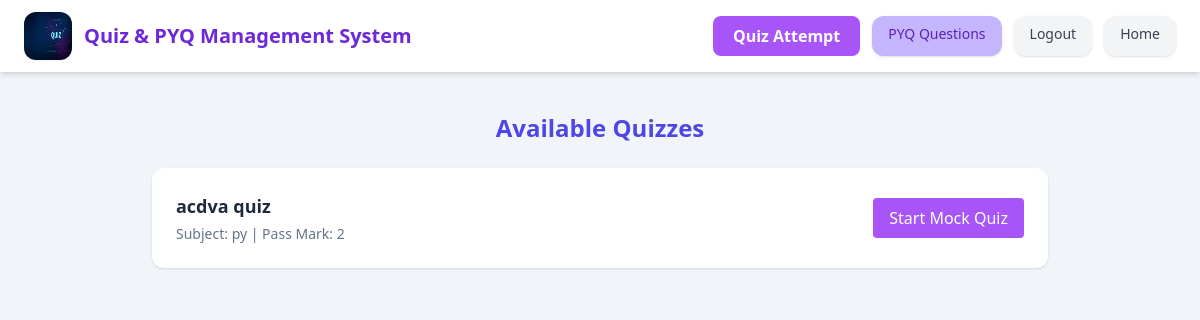
The page /student/quizzes/ on the database as committed earlier.
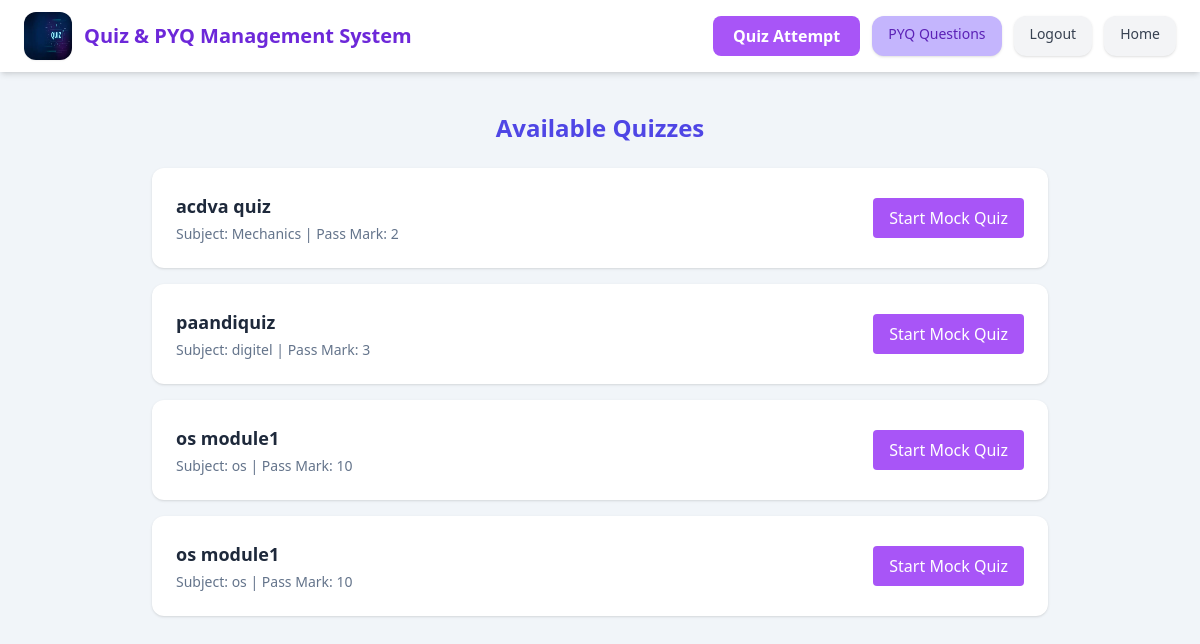
The same page on the database as committed later.
### Common/models.py (models this page shows, shortened)
class Quiz(models.Model):
    faculty = models.ForeignKey(
        FacultyRegistration,
        on_delete=models.CASCADE,
        related_name="quizzes"
    )
    subject = models.ForeignKey(
        Subject,
        on_delete=models.PROTECT
    )
    semester = models.CharField(max_length=30)
    quiz_name = models.CharField(max_length=40)
    pass_mark = models.IntegerField()

class Subject(models.Model):
    course = models.ForeignKey(
        Course,
        on_delete=models.CASCADE,
        related_name="SUBJECTS"
    )
    subject_name = models.CharField(max_length=50)
    class Meta:
        constraints = [
            models.UniqueConstraint(
                fields=['course', 'subject_name'],
                name='unique_subject_per_course'
            )
        ]
    def __str__(self):
        return self.subject_name

### Student/views.py (the view)
# urls.py: path('quizzes/', views.student_quiz_list, name='quiz_attempt'),
def student_quiz_list(request):
    quizzes = Quiz.objects.all()
    return render(request, 'student/quiz_list.html', {'quizzes': quizzes})

### Student/Templates/student/quiz_list.html (shortened to what this page needs)
<!DOCTYPE html>
<html lang="en">
<head>
    <script src="https://cdn.tailwindcss.com"></script>
</head>
<body class="bg-slate-100 min-h-screen">
{% include 'sheader.html' %}
<div class="max-w-4xl mx-auto mt-10 mb-16">
    <h2 class="text-2xl font-semibold text-center text-indigo-600 mb-6">
        Available Quizzes
    </h2>
    {% if quizzes %}
        {% for quiz in quizzes %}
        <div class="bg-white shadow rounded-xl p-6 mb-4 flex justify-between items-center">
            <div>
                <h3 class="text-lg font-semibold text-slate-800">
                    {{ quiz.quiz_name }}
                </h3>
                <p class="text-sm text-slate-500 mt-1">
                    Subject: {{ quiz.subject }} |
                    Pass Mark: {{ quiz.pass_mark }}
                </p>
            </div>
            <a href="{% url 'student_quiz_attempt' quiz.id %}?mock=1"
            class="bg-purple-500 hover:bg-purple-600 text-white px-4 py-2 rounded">
            Start Mock Quiz
            </a>
        </div>
        {% endfor %}
    {% else %}
        <p class="text-center text-slate-500">
            No quizzes available.
        </p>
    {% endif %}
</div>
</body>
</html>

Rows that differ between the two databases and show on the page:
changed through a linked row, Quiz "acdva quiz": subject "py" → "Mechanics"
added Quiz: quiz_name "paandiquiz", subject "digitel", pass_mark "3"
added Quiz: quiz_name "os module1", subject "os", pass_mark "10"
added Quiz: quiz_name "os module1", subject "os", pass_mark "10"
